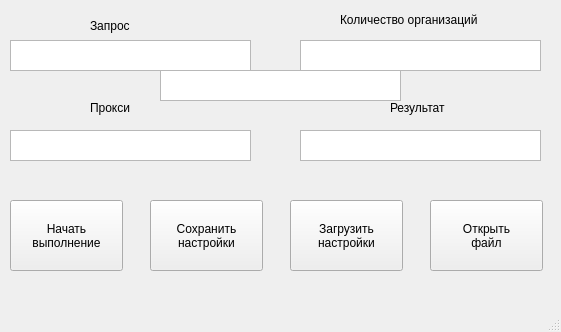
<?xml version="1.0" encoding="UTF-8"?>
<ui version="4.0">
 <class>MainWindow</class>
 <widget class="QMainWindow" name="MainWindow">
  <property name="geometry">
   <rect>
    <x>0</x>
    <y>0</y>
    <width>561</width>
    <height>332</height>
   </rect>
  </property>
  <property name="windowTitle">
   <string>MainWindow</string>
  </property>
  <widget class="QWidget" name="centralwidget">
   <widget class="QLabel" name="label_14">
    <property name="geometry">
     <rect>
      <x>90</x>
      <y>10</y>
      <width>51</width>
      <height>31</height>
     </rect>
    </property>
    <property name="text">
     <string>Запрос</string>
    </property>
   </widget>
   <widget class="QLabel" name="label_16">
    <property name="geometry">
     <rect>
      <x>340</x>
      <y>10</y>
      <width>171</width>
      <height>20</height>
     </rect>
    </property>
    <property name="text">
     <string>Количество организаций</string>
    </property>
   </widget>
   <widget class="QLabel" name="label_2">
    <property name="geometry">
     <rect>
      <x>90</x>
      <y>100</y>
      <width>60</width>
      <height>16</height>
     </rect>
    </property>
    <property name="text">
     <string>Прокси</string>
    </property>
   </widget>
   <widget class="QLabel" name="label_4">
    <property name="geometry">
     <rect>
      <x>390</x>
      <y>100</y>
      <width>91</width>
      <height>16</height>
     </rect>
    </property>
    <property name="text">
     <string>Результат</string>
    </property>
   </widget>
   <widget class="QPushButton" name="pushButton">
    <property name="geometry">
     <rect>
      <x>10</x>
      <y>200</y>
      <width>113</width>
      <height>71</height>
     </rect>
    </property>
    <property name="text">
     <string>Начать 
выполнение</string>
    </property>
   </widget>
   <widget class="QPushButton" name="pushButton_2">
    <property name="geometry">
     <rect>
      <x>150</x>
      <y>200</y>
      <width>113</width>
      <height>71</height>
     </rect>
    </property>
    <property name="text">
     <string>Сохранить 
настройки</string>
    </property>
   </widget>
   <widget class="QPushButton" name="pushButton_3">
    <property name="geometry">
     <rect>
      <x>290</x>
      <y>200</y>
      <width>113</width>
      <height>71</height>
     </rect>
    </property>
    <property name="text">
     <string>Загрузить 
настройки</string>
    </property>
   </widget>
   <widget class="QPushButton" name="pushButton_4">
    <property name="geometry">
     <rect>
      <x>430</x>
      <y>200</y>
      <width>113</width>
      <height>71</height>
     </rect>
    </property>
    <property name="text">
     <string>Открыть 
файл</string>
    </property>
   </widget>
   <widget class="QTextEdit" name="textEdit_1">
    <property name="geometry">
     <rect>
      <x>10</x>
      <y>40</y>
      <width>241</width>
      <height>31</height>
     </rect>
    </property>
   </widget>
   <widget class="QTextEdit" name="textEdit_2">
    <property name="geometry">
     <rect>
      <x>300</x>
      <y>40</y>
      <width>241</width>
      <height>31</height>
     </rect>
    </property>
   </widget>
   <widget class="QTextEdit" name="textEdit_5">
    <property name="geometry">
     <rect>
      <x>10</x>
      <y>130</y>
      <width>241</width>
      <height>31</height>
     </rect>
    </property>
   </widget>
   <widget class="QTextBrowser" name="textBrowser">
    <property name="geometry">
     <rect>
      <x>300</x>
      <y>130</y>
      <width>241</width>
      <height>31</height>
     </rect>
    </property>
   </widget>
   <widget class="QTextEdit" name="textEdit">
    <property name="geometry">
     <rect>
      <x>160</x>
      <y>70</y>
      <width>241</width>
      <height>31</height>
     </rect>
    </property>
   </widget>
  </widget>
  <widget class="QMenuBar" name="menubar">
   <property name="geometry">
    <rect>
     <x>0</x>
     <y>0</y>
     <width>561</width>
     <height>22</height>
    </rect>
   </property>
  </widget>
  <widget class="QStatusBar" name="statusbar"/>
 </widget>
 <resources/>
 <connections/>
</ui>
